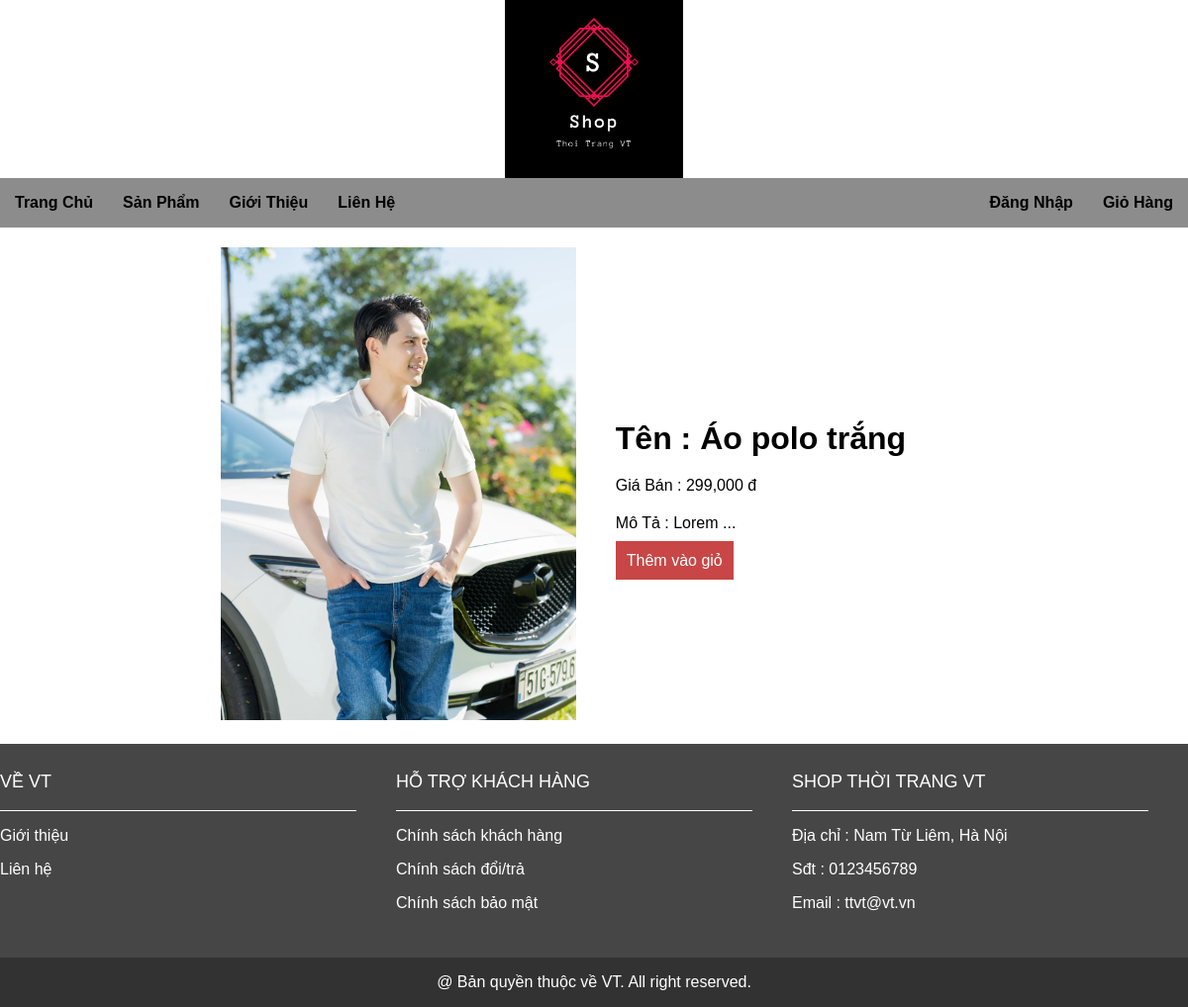
Page /index.php?mod=product&act=detail&id=1 on the committed database.
### tables this page shows
CREATE TABLE `sanpham` (
  `ID` int(10) NOT NULL,
  `TenSanPham` varchar(100) NOT NULL,
  `GiaBan` double NOT NULL,
  `ID_Nhom` int(10) NOT NULL,
  `LinkAnh` text NOT NULL,
  `MoTa` text NOT NULL
);

### modules/product/detail.php (the view)
<?php
    $id = $_GET['id'];
    $str = "SELECT * FROM sanpham WHERE id = $id";
    $result = mysqli_query($conn, $str);
    $rows = mysqli_fetch_array($result);
?>
<div class="chiTietSanPham">
    <div class="anhChiTietSanPham">
        <img src="<?php echo $rows['LinkAnh']; ?>" alt="">
    </div>
    <div class="ttChiTietSanPham">
        <h1>Tên : <?php echo $rows['TenSanPham']; ?></h1>
        <p>
            Giá Bán : <?php echo number_format($rows['GiaBan']); ?> đ
        </p>
        <p>
            Mô Tả : <?php echo $rows['MoTa']; ?>
        </p>
        <a href="index.php?mod=cart&act=add_cart&id=<?php echo $rows['ID']; ?>" class="themVaoGio">Thêm vào giỏ</a>
    </div>
</div>

### style.css (style rules this page uses)
body { margin: 0; padding: 0; font-family: Arial, Helvetica, sans-serif; }
.themVaoGio { text-decoration: none; border: 1px solid rgb(200, 70, 70); background-color: rgb(200, 70, 70); width: 100px; padding: 10px; margin: auto; text-align: center; color: white; }
.chiTietSanPham { width: 1200px; display: flex; justify-content: center; align-items: center; }
.chiTietSanPham .anhChiTietSanPham { width: 49.8%; text-align: right; }
.chiTietSanPham > div > img { width: 60%; margin: 20px; }
.chiTietSanPham .ttChiTietSanPham { width: 49.5%; text-align: left; }
.ttChiTietSanPham > p { margin: 20px; }
.ttChiTietSanPham > h1 { margin: 20px; }
.ttChiTietSanPham > a { margin: 20px; }

### rows in the picture
sanpham: LinkAnh (picture), TenSanPham "Áo polo trắng", GiaBan "299,000", MoTa "Lorem ..."
